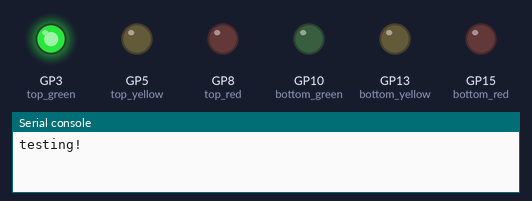
Simulated run of this program. Board: Raspberry Pi Pico running MicroPython. Shown: output pins drawn as LEDs (lit = HIGH), the last lines printed to the serial console.

Above: at 0.05 s.
At 0.25 s:
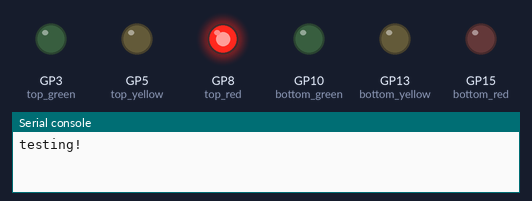
At 0.45 s:
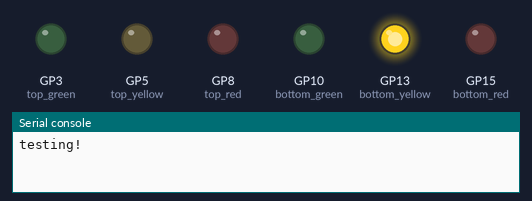
At 0.85 s:
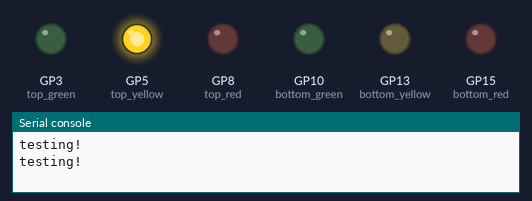
At 1.25 s:
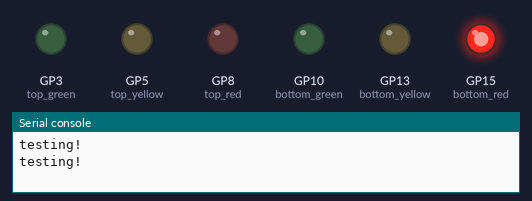
At 2.75 s:
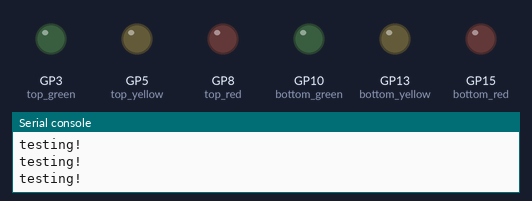
Timing chart, 0 to 3.0 s (numbered marks = the images above):
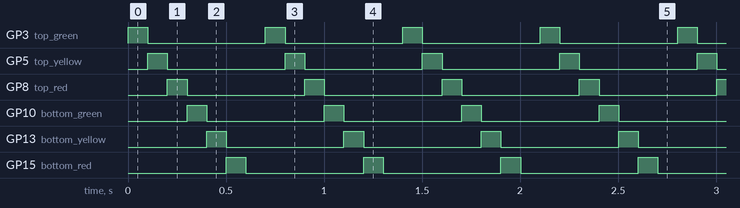

The program:

LEDLightsTest.py
```python
from machine import PWM, Pin
import utime

top_green = PWM(Pin(3))
top_yellow = PWM(Pin(5))
top_red = PWM(Pin(8))

bottom_green = PWM(Pin(10))
bottom_yellow = PWM(Pin(13))
bottom_red = PWM(Pin(15))


LED_list = [top_green, top_yellow, top_red, bottom_green, bottom_yellow, bottom_red]

for light in LED_list:
    light.freq(2000)

if __name__ == "__main__":
    while True:
        print("testing!")
        duty_cycle = 65535

        for i in range(len(LED_list) + 1):
            if not (i == 0):
                LED_list[i - 1].duty_u16(0)
            if not (i == len(LED_list)):
                LED_list[i].duty_u16(duty_cycle)
            utime.sleep_ms(100)
            
```

Measured:
- by itself, GP3 (top_green), GP5 (top_yellow), GP8 (top_red), GP10 (bottom_green), GP13 (bottom_yellow), GP15 (bottom_red): alternates HIGH for 0.10 s and LOW for 0.60 s
- by itself, everything shown: repeats every 0.70 s, in 7 steps
